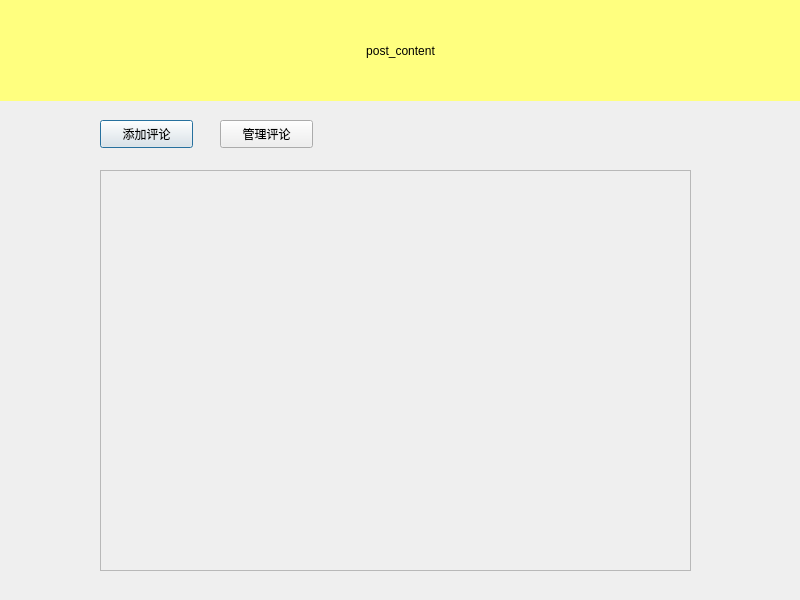
<?xml version="1.0" encoding="UTF-8"?>
<ui version="4.0">
 <class>Dialog</class>
 <widget class="QDialog" name="Dialog">
  <property name="geometry">
   <rect>
    <x>0</x>
    <y>0</y>
    <width>800</width>
    <height>600</height>
   </rect>
  </property>
  <property name="windowTitle">
   <string>Dialog</string>
  </property>
  <widget class="QWidget" name="horizontalLayoutWidget">
   <property name="geometry">
    <rect>
     <x>0</x>
     <y>0</y>
     <width>801</width>
     <height>101</height>
    </rect>
   </property>
   <layout class="QHBoxLayout" name="horizontalLayout">
    <item>
     <widget class="QLabel" name="post_content">
      <property name="styleSheet">
       <string notr="true">background-color: rgb(255, 255, 127);</string>
      </property>
      <property name="text">
       <string>post_content</string>
      </property>
      <property name="alignment">
       <set>Qt::AlignCenter</set>
      </property>
     </widget>
    </item>
   </layout>
  </widget>
  <widget class="QScrollArea" name="commentGroup">
   <property name="geometry">
    <rect>
     <x>100</x>
     <y>170</y>
     <width>591</width>
     <height>401</height>
    </rect>
   </property>
   <property name="widgetResizable">
    <bool>true</bool>
   </property>
   <widget class="QWidget" name="scrollAreaWidgetContents">
    <property name="geometry">
     <rect>
      <x>0</x>
      <y>0</y>
      <width>589</width>
      <height>399</height>
     </rect>
    </property>
   </widget>
  </widget>
  <widget class="QPushButton" name="add">
   <property name="geometry">
    <rect>
     <x>100</x>
     <y>120</y>
     <width>93</width>
     <height>28</height>
    </rect>
   </property>
   <property name="text">
    <string>添加评论</string>
   </property>
  </widget>
  <widget class="QPushButton" name="manage">
   <property name="geometry">
    <rect>
     <x>220</x>
     <y>120</y>
     <width>93</width>
     <height>28</height>
    </rect>
   </property>
   <property name="text">
    <string>管理评论</string>
   </property>
  </widget>
 </widget>
 <resources/>
 <connections/>
</ui>
